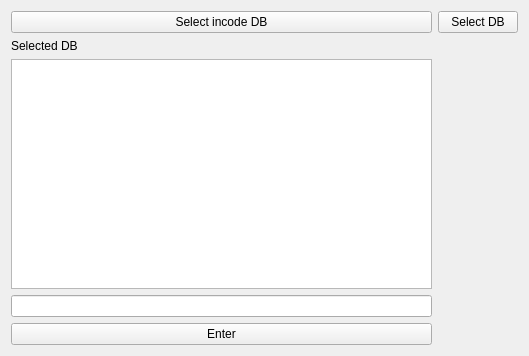
<?xml version="1.0" encoding="UTF-8"?>
<ui version="4.0">
 <class>Form</class>
 <widget class="QWidget" name="Form">
  <property name="geometry">
   <rect>
    <x>0</x>
    <y>0</y>
    <width>529</width>
    <height>356</height>
   </rect>
  </property>
  <property name="minimumSize">
   <size>
    <width>529</width>
    <height>0</height>
   </size>
  </property>
  <property name="windowTitle">
   <string>DB Shell</string>
  </property>
  <layout class="QGridLayout" name="gridLayout">
   <item row="3" column="0">
    <widget class="QPushButton" name="db_current">
     <property name="text">
      <string>Select incode DB</string>
     </property>
    </widget>
   </item>
   <item row="8" column="0">
    <widget class="QPushButton" name="execute_button">
     <property name="text">
      <string>Enter</string>
     </property>
    </widget>
   </item>
   <item row="7" column="0">
    <widget class="QLineEdit" name="query_text"/>
   </item>
   <item row="3" column="1">
    <widget class="QPushButton" name="db_select_button">
     <property name="sizePolicy">
      <sizepolicy hsizetype="Fixed" vsizetype="Fixed">
       <horstretch>0</horstretch>
       <verstretch>0</verstretch>
      </sizepolicy>
     </property>
     <property name="text">
      <string>Select DB</string>
     </property>
     <property name="iconSize">
      <size>
       <width>10</width>
       <height>10</height>
      </size>
     </property>
    </widget>
   </item>
   <item row="5" column="0" colspan="2">
    <widget class="QLabel" name="db_path">
     <property name="sizePolicy">
      <sizepolicy hsizetype="Ignored" vsizetype="Preferred">
       <horstretch>0</horstretch>
       <verstretch>0</verstretch>
      </sizepolicy>
     </property>
     <property name="text">
      <string>Selected DB</string>
     </property>
     <property name="wordWrap">
      <bool>true</bool>
     </property>
    </widget>
   </item>
   <item row="6" column="0">
    <widget class="QListWidget" name="query_history">
     <property name="tabletTracking">
      <bool>true</bool>
     </property>
     <property name="alternatingRowColors">
      <bool>false</bool>
     </property>
     <property name="movement">
      <enum>QListView::Static</enum>
     </property>
     <property name="flow">
      <enum>QListView::TopToBottom</enum>
     </property>
     <property name="isWrapping" stdset="0">
      <bool>false</bool>
     </property>
     <property name="viewMode">
      <enum>QListView::IconMode</enum>
     </property>
     <property name="uniformItemSizes">
      <bool>false</bool>
     </property>
     <property name="selectionRectVisible">
      <bool>false</bool>
     </property>
     <property name="currentRow">
      <number>-1</number>
     </property>
     <property name="sortingEnabled">
      <bool>false</bool>
     </property>
    </widget>
   </item>
  </layout>
 </widget>
 <resources/>
 <connections/>
</ui>
